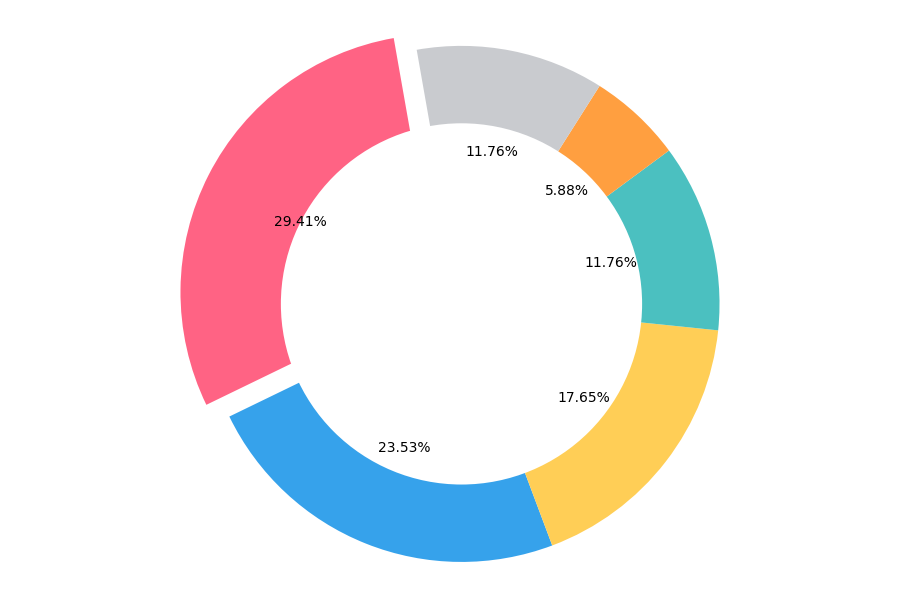

Generate this figure with Python:
import matplotlib.pyplot as plt

market_shares = [25, 20, 15, 10, 5, 10]
new_colors = ['#FF6384', '#36A2EB', '#FFCE56', '#4BC0C0', '#FF9F40', '#C9CBCF']
explode = (0.1, 0, 0, 0, 0, 0)

plt.figure(figsize=(9, 6))
wedges, texts, autotexts = plt.pie(
    market_shares, 
    autopct='%1.2f%%', 
    startangle=100, 
    colors=new_colors, 
    explode=explode, 
    shadow=False
)

# Draw a circle at the center of pie to make it a donut
centre_circle = plt.Circle((0,0),0.70,fc='white')
fig = plt.gcf()
fig.gca().add_artist(centre_circle)

plt.axis('equal')
plt.tight_layout()
plt.grid(True)
plt.show()
